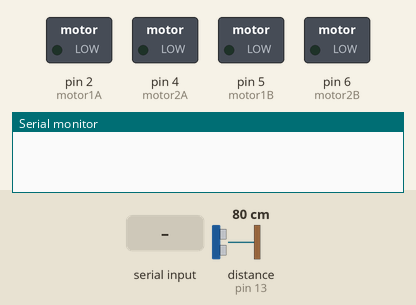
This sketch was run on a simulated Arduino Uno, built with avr-gcc and run on an emulated ATmega328P. Parts: switched loads named in the sketch (green lamp = pin HIGH), the last lines printed to the serial monitor. Inputs (shaded band) come from the test bench; at power-on: distance to the obstacle (sensor on pin 13) 80 cm. The echo pulse lasts 58.3 µs per cm; random numbers use the default seed unless the sketch sets one; pins used as bus, display or sensor lines are not drawn.

Above: at 1.2 s.
1.3 s: "6" received over Serial
At 2.3 s:
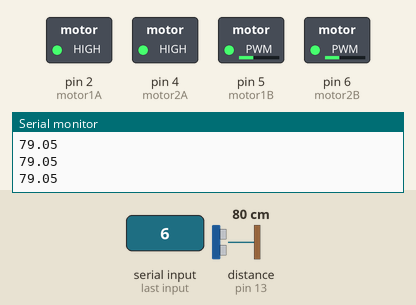
4.3 s: distance to the obstacle (sensor on pin 13) set to 45 cm
6.9 s: distance to the obstacle (sensor on pin 13) set to 38 cm
At 7.9 s:
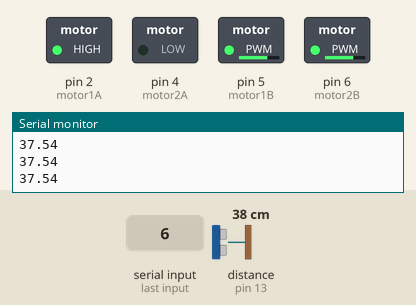
8.4 s: "1" received over Serial
At 9.2 s:
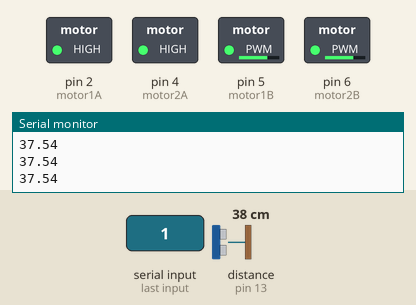
9.9 s: "2" received over Serial
At 11.1 s:
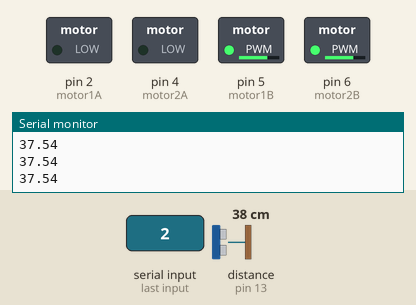
11.4 s: "4" received over Serial
At 12.5 s:
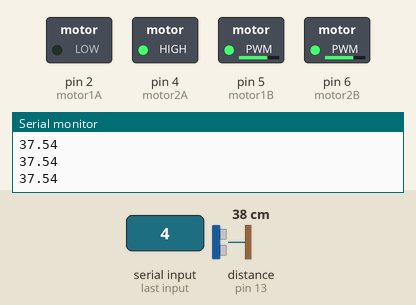
Timing chart, 0 to 13.9 s (numbered marks = the images above; inputs shaded):
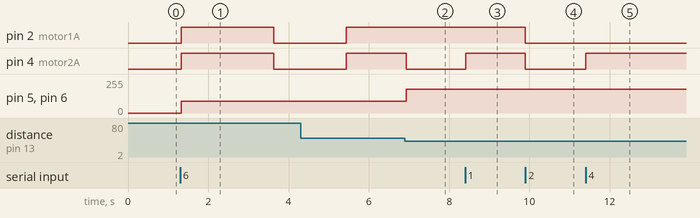

The sketch:

Version2MejoradaPorLaIA.ino
```cpp
// ===============================
//        ROBOT SUMO
// Manual por Bluetooth + Autónomo
// ===============================


// ---------- PINES MOTORES ----------
const int motor1A = 2; // Izquierdo dirección
const int motor1B = 5; // Izquierdo PWM

const int motor2A = 4; // Derecho dirección
const int motor2B = 6; // Derecho PWM


// ---------- SENSOR ULTRASONICO ----------
const int Trigger = 12;
const int Echo = 13;


// ---------- VELOCIDADES ----------
const int velocidadMax = 180;
const int velocidadAtaque = 250;
const int velocidadBusqueda = 90;


// ---------- VARIABLES ----------
char comando;

bool modoSumoActivo = false;


// ---------- TEMPORIZADORES ----------
unsigned long tiempoPrevioBusqueda = 0;
unsigned long ultimoAvistamiento = 0;

const long intervaloBusqueda = 1800;
const long memoriaObjetivo = 700;


// ---------- DIRECCION DE BUSQUEDA ----------
int direccionBusqueda = 1;


// ---------- PROTOTIPOS ----------
void frente(int velocidad);
void retroceder(int velocidad);

void girarDerecha(int velocidad);
void girarIzquierda(int velocidad);

void detener();

void modoSumo();

float tomarDistancia();

bool temporizadorBusqueda();


// ===================================
//              SETUP
// ===================================
void setup() {

  pinMode(motor1A, OUTPUT);
  pinMode(motor1B, OUTPUT);

  pinMode(motor2A, OUTPUT);
  pinMode(motor2B, OUTPUT);

  pinMode(Trigger, OUTPUT);
  pinMode(Echo, INPUT);

  digitalWrite(Trigger, LOW);

  Serial.begin(9600);

  // Semilla aleatoria
  randomSeed(analogRead(A0));
}


// ===================================
//               LOOP
// ===================================
void loop() {

  // ---------- CONTROL BLUETOOTH ----------
  if (Serial.available() > 0) {

    comando = Serial.read();

    switch (comando) {

      case '1':
        modoSumoActivo = false;
        girarDerecha(velocidadMax);
      break;

      case '2':
        modoSumoActivo = false;
        girarIzquierda(velocidadMax);
      break;

      case '3':
        modoSumoActivo = false;
        frente(velocidadMax);
      break;

      case '4':
        modoSumoActivo = false;
        retroceder(velocidadMax);
      break;

      case '5':
        modoSumoActivo = false;
        detener();
      break;

      case '6':
        modoSumoActivo = true;
      break;
    }
  }

  // ---------- MODO AUTONOMO ----------
  if (modoSumoActivo) {
    modoSumo();
  }
}


// ===================================
//          MODO SUMO
// ===================================
void modoSumo() {

  float distancia = tomarDistancia();
  Serial.println(distancia);

  // ===================================
  //   ENEMIGO DETECTADO
  // ===================================
  if (distancia > 0 && distancia <= 40) {

    ultimoAvistamiento = millis();

    // Muy cerca → control para no patinar
    if (distancia <= 25) {
      frente(velocidadAtaque);
      return;
    }

    // Media distancia → máxima potencia
    frente(velocidadMax);
    return;
  }


  // ===================================
  // MEMORIA DEL OBJETIVO
  // Sigue avanzando aunque pierda
  // momentáneamente al enemigo
  // ===================================
  if (millis() - ultimoAvistamiento <= memoriaObjetivo) {

    frente(velocidadAtaque);
    return;
  }


  // ===================================
  // BUSQUEDA
  // ===================================

  // Cambiar dirección aleatoriamente
  if (temporizadorBusqueda()) {

    direccionBusqueda = random(1, 3);
  }

  // Girar
  if (direccionBusqueda == 1) {

    girarDerecha(velocidadBusqueda);

  } else {

    girarIzquierda(velocidadBusqueda);
  }
}


// ===================================
//      SENSOR ULTRASONICO
// ===================================
float tomarDistancia() {

  float suma = 0;
  int lecturasValidas = 0;

  for (int i = 0; i < 3; i++) {

    digitalWrite(Trigger, LOW);
    delayMicroseconds(2);

    digitalWrite(Trigger, HIGH);
    delayMicroseconds(10);

    digitalWrite(Trigger, LOW);

    unsigned long tiempo =
      pulseIn(Echo, HIGH, 30000);

    float distancia = tiempo / 59.0;

    // Filtrar lecturas inválidas
    if (distancia > 0 && distancia < 400) {

      suma += distancia;
      lecturasValidas++;
    }

    delay(5);
  }

  // Si no hubo lecturas válidas
  if (lecturasValidas == 0) {
    return 0;
  }

  return suma / lecturasValidas;
}


// ===================================
//         TEMPORIZADOR
// ===================================
bool temporizadorBusqueda() {

  unsigned long tiempoActual = millis();

  if (tiempoActual - tiempoPrevioBusqueda >= intervaloBusqueda) {

    tiempoPrevioBusqueda = tiempoActual;
    return true;
  }

  return false;
}


// ===================================
//      FUNCIONES MOVIMIENTO
// ===================================

void frente(int velocidad) {

  digitalWrite(motor1A, HIGH);
  analogWrite(motor1B, velocidad);

  digitalWrite(motor2A, LOW);
  analogWrite(motor2B, velocidad);
}


void retroceder(int velocidad) {

  digitalWrite(motor1A, LOW);
  analogWrite(motor1B, velocidad);

  digitalWrite(motor2A, HIGH);
  analogWrite(motor2B, velocidad);
}


void girarDerecha(int velocidad) {

  digitalWrite(motor1A, HIGH);
  analogWrite(motor1B, velocidad);

  digitalWrite(motor2A, HIGH);
  analogWrite(motor2B, velocidad);
}


void girarIzquierda(int velocidad) {

  digitalWrite(motor1A, LOW);
  analogWrite(motor1B, velocidad);

  digitalWrite(motor2A, LOW);
  analogWrite(motor2B, velocidad);
}


void detener() {

  digitalWrite(motor1A, LOW);
  analogWrite(motor1B, 0);

  digitalWrite(motor2A, LOW);
  analogWrite(motor2B, 0);
}
```

Measured:
- the behaviour switches between 41 and 40 cm on distance to the obstacle (sensor on pin 13) (found by bisection; images 1 and 2)
- after the input at 1.3 s, pin 2 (motor1A), pin 4 (motor2A): LOW → HIGH at once, → LOW 2.3 s later; pin 5 (motor1B), pin 6 (motor2B): 0/255 → 90/255 at once
- after the input at 6.9 s, pin 4 (motor2A): HIGH → LOW at once; pin 5 (motor1B), pin 6 (motor2B): 90/255 → 180/255 at once
- after the input at 8.4 s, pin 4 (motor2A): LOW → HIGH at once
- after the input at 9.9 s, pin 2 (motor1A), pin 4 (motor2A): HIGH → LOW at once
- after the input at 11.4 s, pin 4 (motor2A): LOW → HIGH at once
